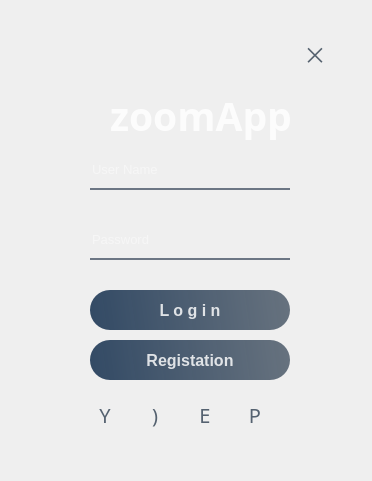
<?xml version="1.0" encoding="UTF-8"?>
<ui version="4.0">
 <class>ImageDialog</class>
 <widget class="QDialog" name="ImageDialog">
  <property name="geometry">
   <rect>
    <x>0</x>
    <y>0</y>
    <width>372</width>
    <height>481</height>
   </rect>
  </property>
  <property name="font">
   <font>
    <pointsize>9</pointsize>
   </font>
  </property>
  <property name="windowTitle">
   <string>Dialog</string>
  </property>
  <property name="styleSheet">
   <string notr="true">border-radius:25px;</string>
  </property>
  <widget class="QWidget" name="widget" native="true">
   <property name="geometry">
    <rect>
     <x>0</x>
     <y>0</y>
     <width>370</width>
     <height>480</height>
    </rect>
   </property>
   <property name="styleSheet">
    <string notr="true">QPushButton#pushLogin{
	background-color:qlineargradient(spread:pad, x1:0, y1:0.505682, x2:1, y2:0.477, stop:0 rgba(20, 47, 78, 219), stop:1 rgba(85, 98, 112, 226));
	color:rgba(255,255,255,210);
	border-radius:20;
}
QPushButton#pushLogin:hover{
	background-color:qlineargradient(spread:pad, x1:0, y1:0.505682, x2:1, y2:0.477, stop:0 rgba(40, 67, 98, 219), stop:1 rgba(105, 118, 132, 226));
}
QPushButton#pushLogin:pressed{
	padding-left:5px;
	padding-top:5px;
	background-color:rgba(105,118,132,200);
}
QPushButton#pushReg{
	background-color:qlineargradient(spread:pad, x1:0, y1:0.505682, x2:1, y2:0.477, stop:0 rgba(20, 47, 78, 219), stop:1 rgba(85, 98, 112, 226));
	color:rgba(255,255,255,210);
	border-radius:20;
}
QPushButton#pushReg:hover{
	background-color:qlineargradient(spread:pad, x1:0, y1:0.505682, x2:1, y2:0.477, stop:0 rgba(40, 67, 98, 219), stop:1 rgba(105, 118, 132, 226));
}
QPushButton#pushReg:pressed{
	padding-left:5px;
	padding-top:5px;
	background-color:rgba(105,118,132,200);
}
QPushButton#pushUrlDiscord{
	background-color:rgba(0,0,0,0);
	color:rgba(85,98,112,255);
}
QPushButton#pushUrlDiscord:hover{
	color:rgba(155,168,182,220);
}
QPushButton#pushUrlDiscord:pressed{
	padding-left:5px;
	padding-top:5px;
	color:rgba(115,128,142,255)
}
QPushButton#pushUrlGitHub{
	background-color:rgba(0,0,0,0);
	color:rgba(85,98,112,255);
}
QPushButton#pushUrlGitHub:hover{
	color:rgba(155,168,182,220);
}
QPushButton#pushUrlGitHub:pressed{
	padding-left:5px;
	padding-top:5px;
	color:rgba(115,128,142,255)
}
QPushButton#pushUrlFacebook{
	background-color:rgba(0,0,0,0);
	color:rgba(85,98,112,255);
}
QPushButton#pushUrlFacebook:hover{
	color:rgba(155,168,182,220);
}
QPushButton#pushUrlFacebook:pressed{
	padding-left:5px;
	padding-top:5px;
	color:rgba(115,128,142,255)
}
QPushButton#pushUrlYouTube{
	background-color:rgba(0,0,0,0);
	color:rgba(85,98,112,255);
}
QPushButton#pushUrlYouTube:hover{
	color:rgba(155,168,182,220);
}
QPushButton#pushUrlYouTubek:pressed{
	padding-left:5px;
	padding-top:5px;
	color:rgba(115,128,142,255)
}
QPushButton#pushClose{
	background-color:rgba(0,0,0,0);
	color:rgba(85,98,112,255);
}
QPushButton#pushClose:hover{
	color:rgba(155,168,182,220);
}
QPushButton#pushClose:pressed{
	padding-left:5px;
	padding-top:5px;
	color:rgba(115,128,142,255)
}</string>
   </property>
   <widget class="QLabel" name="label">
    <property name="geometry">
     <rect>
      <x>40</x>
      <y>30</y>
      <width>300</width>
      <height>420</height>
     </rect>
    </property>
    <property name="font">
     <font>
      <weight>75</weight>
      <italic>false</italic>
      <bold>true</bold>
      <kerning>false</kerning>
     </font>
    </property>
    <property name="styleSheet">
     <string notr="true">border-image:url(:/image/image/photo/login.jpg);
border-radius:20px;
</string>
    </property>
    <property name="text">
     <string/>
    </property>
   </widget>
   <widget class="QLabel" name="label_3">
    <property name="geometry">
     <rect>
      <x>110</x>
      <y>90</y>
      <width>191</width>
      <height>51</height>
     </rect>
    </property>
    <property name="font">
     <font>
      <family>Segoe UI Variable Small</family>
      <pointsize>29</pointsize>
      <weight>75</weight>
      <bold>true</bold>
     </font>
    </property>
    <property name="styleSheet">
     <string notr="true">color:rgba(255,255,255,210)</string>
    </property>
    <property name="text">
     <string>zoomApp</string>
    </property>
   </widget>
   <widget class="QLineEdit" name="lineEdit">
    <property name="geometry">
     <rect>
      <x>90</x>
      <y>150</y>
      <width>200</width>
      <height>40</height>
     </rect>
    </property>
    <property name="font">
     <font>
      <pointsize>10</pointsize>
     </font>
    </property>
    <property name="styleSheet">
     <string notr="true">background-color:rgba(0,0,0,0);
border:none;
border-bottom:2px solid rgba(108,118,132,255);
color:rgba(255,255,255,230);
pading-bottom:7px;</string>
    </property>
    <property name="placeholderText">
     <string>User Name</string>
    </property>
   </widget>
   <widget class="QLineEdit" name="lineEdit_2">
    <property name="geometry">
     <rect>
      <x>90</x>
      <y>220</y>
      <width>200</width>
      <height>40</height>
     </rect>
    </property>
    <property name="font">
     <font>
      <pointsize>10</pointsize>
     </font>
    </property>
    <property name="styleSheet">
     <string notr="true">background-color:rgba(0,0,0,0);
border:none;
border-bottom:2px solid rgba(108,118,132,255);
color:rgba(255,255,255,230);
pading-bottom:7px;</string>
    </property>
    <property name="echoMode">
     <enum>QLineEdit::Password</enum>
    </property>
    <property name="placeholderText">
     <string>Password</string>
    </property>
   </widget>
   <widget class="QPushButton" name="pushLogin">
    <property name="geometry">
     <rect>
      <x>90</x>
      <y>290</y>
      <width>200</width>
      <height>40</height>
     </rect>
    </property>
    <property name="font">
     <font>
      <pointsize>12</pointsize>
      <weight>75</weight>
      <bold>true</bold>
     </font>
    </property>
    <property name="text">
     <string>L o g i n</string>
    </property>
   </widget>
   <widget class="QLabel" name="label_4">
    <property name="geometry">
     <rect>
      <x>100</x>
      <y>260</y>
      <width>201</width>
      <height>21</height>
     </rect>
    </property>
    <property name="styleSheet">
     <string notr="true">color:rgba(255,255,255,140);</string>
    </property>
    <property name="text">
     <string/>
    </property>
   </widget>
   <widget class="QPushButton" name="pushUrlDiscord">
    <property name="geometry">
     <rect>
      <x>90</x>
      <y>400</y>
      <width>30</width>
      <height>30</height>
     </rect>
    </property>
    <property name="maximumSize">
     <size>
      <width>30</width>
      <height>30</height>
     </size>
    </property>
    <property name="font">
     <font>
      <family>Social Media Circled</family>
      <pointsize>15</pointsize>
     </font>
    </property>
    <property name="text">
     <string>Y</string>
    </property>
   </widget>
   <widget class="QPushButton" name="pushUrlGitHub">
    <property name="geometry">
     <rect>
      <x>140</x>
      <y>400</y>
      <width>30</width>
      <height>30</height>
     </rect>
    </property>
    <property name="maximumSize">
     <size>
      <width>30</width>
      <height>30</height>
     </size>
    </property>
    <property name="font">
     <font>
      <family>Social Media Circled</family>
      <pointsize>15</pointsize>
     </font>
    </property>
    <property name="text">
     <string>)</string>
    </property>
   </widget>
   <widget class="QPushButton" name="pushUrlFacebook">
    <property name="geometry">
     <rect>
      <x>190</x>
      <y>400</y>
      <width>30</width>
      <height>30</height>
     </rect>
    </property>
    <property name="maximumSize">
     <size>
      <width>30</width>
      <height>30</height>
     </size>
    </property>
    <property name="font">
     <font>
      <family>Social Media Circled</family>
      <pointsize>15</pointsize>
     </font>
    </property>
    <property name="text">
     <string>E</string>
    </property>
   </widget>
   <widget class="QPushButton" name="pushUrlYouTube">
    <property name="geometry">
     <rect>
      <x>240</x>
      <y>400</y>
      <width>30</width>
      <height>30</height>
     </rect>
    </property>
    <property name="maximumSize">
     <size>
      <width>30</width>
      <height>30</height>
     </size>
    </property>
    <property name="font">
     <font>
      <family>Social Media Circled</family>
      <pointsize>15</pointsize>
     </font>
    </property>
    <property name="text">
     <string>P</string>
    </property>
   </widget>
   <widget class="QPushButton" name="pushClose">
    <property name="geometry">
     <rect>
      <x>300</x>
      <y>40</y>
      <width>30</width>
      <height>30</height>
     </rect>
    </property>
    <property name="maximumSize">
     <size>
      <width>30</width>
      <height>30</height>
     </size>
    </property>
    <property name="font">
     <font>
      <family>Symbol</family>
      <pointsize>22</pointsize>
     </font>
    </property>
    <property name="text">
     <string>´</string>
    </property>
   </widget>
   <widget class="QPushButton" name="pushReg">
    <property name="geometry">
     <rect>
      <x>90</x>
      <y>340</y>
      <width>200</width>
      <height>40</height>
     </rect>
    </property>
    <property name="font">
     <font>
      <pointsize>12</pointsize>
      <weight>75</weight>
      <bold>true</bold>
     </font>
    </property>
    <property name="text">
     <string>Registation</string>
    </property>
   </widget>
   <widget class="QWidget" name="UpBar" native="true">
    <property name="geometry">
     <rect>
      <x>39</x>
      <y>30</y>
      <width>261</width>
      <height>41</height>
     </rect>
    </property>
   </widget>
  </widget>
 </widget>
 <resources>
  <include location="login.qrc"/>
 </resources>
 <connections/>
</ui>
